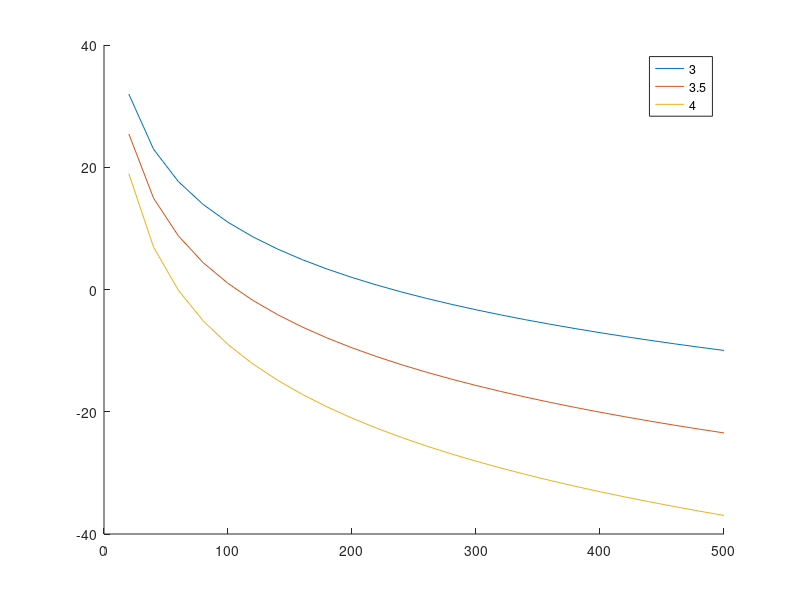

Write the MATLAB code that produced this figure.
%cse824_dabbling
%Jesse Hoskins
%Time to figure out how the heck to get CSI

%Need 2 parameters, SNR, N
%average SNR
%SNR = (E_s/N_0)*E*(alpha^2);
%normrnd(mean, sigma)
%makedist('Nakagami')
% pd=makedist('Nakagami', 'mu', 1.5, 'omega', 1010);
% plot(50:1:250, pdf(pd, 50:1:250))

%0=ax^2+bx+c
a = 209.459174179830;
b = -632.893088576470;
c1 =478.443659510047;
%y_quad=209.459174179830*(x.^2)-632.893088576470*x+478.443659510047
c=[-4.77 -3.77 -2.77 -1.77 -.77 .23 1.23 2.23 3.23];
outpos = (-b+ sqrt(b^2-4*a*(c1-c)))/(2*a);
outneg = (-b- sqrt(b^2-4*a*(c1-c)))/(2*a);

b0=-1566.0419834643;
b1= 6973.4026101590;
b2=-10357.0288229892;
b3= 5131.6668286643;
for i=1:length(c)
    p = [b0 b1 b2 b3-c(1)];
  A=roots(p)
  out(i)=real(A(1));
end
%d is in meters
%% 
d=0:20:500;
d0=1;
n=3
n1=3.5
n2=4
c = 2.998e+8;
f = 2.4*1e+9;
Pt = 70;
PL0=Pt*((c/f)^2)./(((4*pi)^2).*d.^2);

PL = PL0 + 10*n*log10(d/d0);
PL1 = PL0 + 10*n1*log10(d/d0);
PL2 = PL0 + 10*n2*log10(d/d0);
N0=-114;
N0=0;
R = 1000000;
R=1;
Pr=Pt-PL;
Pr1=Pt-PL1;
Pr2=Pt-PL2;
snr = Pr+R+N0;
snr1 = Pr1+R+N0;
snr2 = Pr2+R+N0;
 figure;
hold on;
plot(d, snr)
plot(d,snr1)
plot(d,snr2)
legend('3', '3.5','4');
hold off